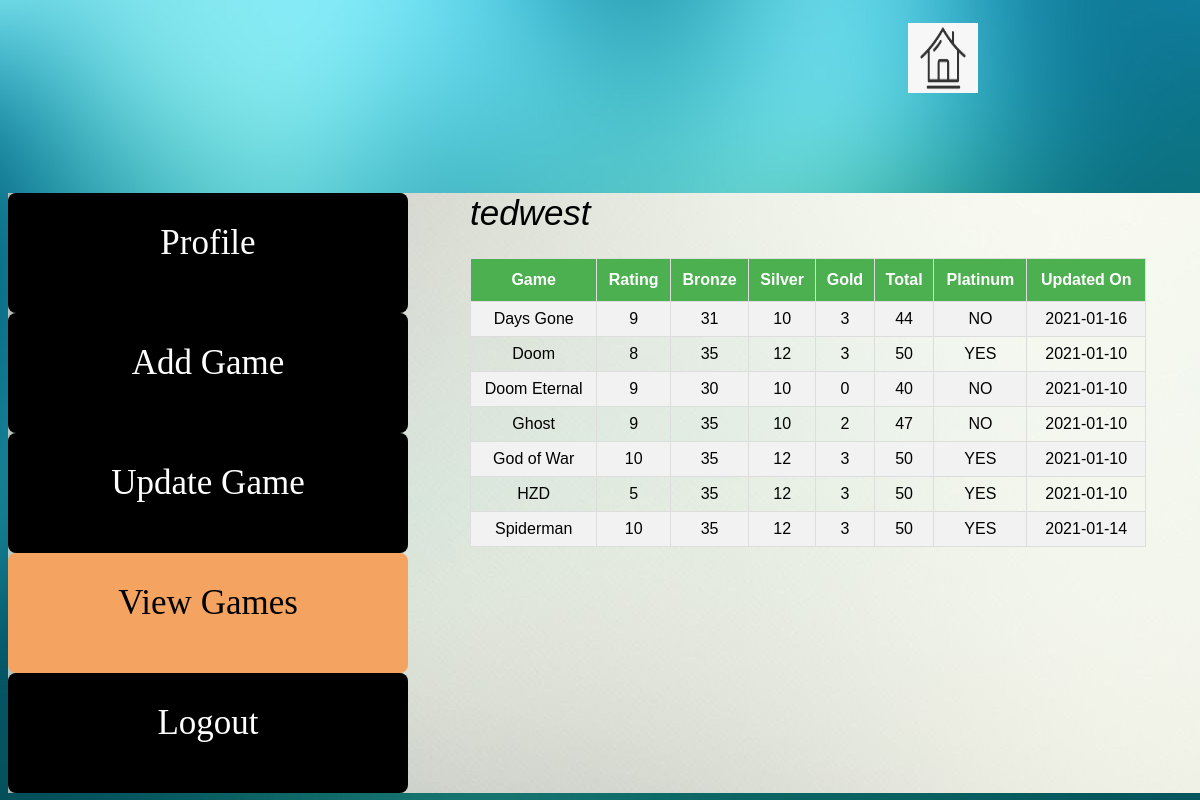
Screenshot of /lib/allgamesps.php (signed in) with the database file from the repository.
### tables this page shows
CREATE TABLE `ps` (
  `gamerid` varchar(20) NOT NULL,
  `name` varchar(30) NOT NULL,
  `bronze` int(2) UNSIGNED NOT NULL,
  `silver` int(2) UNSIGNED NOT NULL,
  `gold` int(1) UNSIGNED NOT NULL,
  `total` int(2) UNSIGNED NOT NULL,
  `platinum` varchar(3) NOT NULL,
  `updatedate` date NOT NULL,
  `rating` int(2) UNSIGNED NOT NULL
);

### lib/allgamesps.php (the view, shortened to what this page needs)
<?php
    function displaydata() {
        include('db.php');
        $gamerid = mysqli_real_escape_string($mysqli,$_SESSION['username']);
        $game_check_query = "SELECT * FROM ps WHERE gamerid='$gamerid'";
        $res = mysqli_query($mysqli,$game_check_query);
        return $res;
    }
?>
<html>
    <head>
        <link rel="stylesheet" href="../css/main.css">
    </head>
    <body>
        <header>
            <img src="../images/homebtn.png" width="70px" height="70px" onclick="location.href='./dashboardps.php'"/>
        </header>
        <div id="dashboard">
            <div id="navigationbar">
                <div id="profile">
                    <a href="./dashboardps.php"> Profile </a>
                </div>
                <div id="newgame">
                    <a href="./newgameps.php" class="active"> Add Game </a>
                </div>
                <div id="updategame">
                    <a href="./updategameps.php"> Update Game </a>
                </div>
                <div id="allgames" class="active">
                    <a href="#" class="active"> View Games </a>
                </div>
                <div id="logout">
                    <a href="./logout.php" class="logoutref"> Logout </a>
                </div>
            </div>
            <div id="contentarea">
                <?php
                    if(!isset($_SESSION['username'])) {
                        header('location: ../home.html');
                    }
                    else {
                            $res = displaydata();
                    }
                ?>
                <label id="idlabel">
                    <?php
                        echo $_SESSION['username'];
                    ?>
                </label>
                <table id="displaytable">
                    <th> Game </th>
                    <th> Rating </th>
                    <th> Bronze </th>
                    <th> Silver </th>
                    <th> Gold </th>
                    <th> Total </th>
                    <th> Platinum </th>
                    <th> Updated On </th>
                    <?php
                        while($row = mysqli_fetch_array($res)) {
                            echo "<tr><td>" . $row['name'] . "</td><td>" . $row['rating'] . "</td><td>". $row['bronze'] . "</td><td>"
                            . $row['silver'] . "</td><td>". $row['gold'] . "</td><td>". $row['total'] . "</td><td>".
                            $row['platinum'] . "</td><td>". $row['updatedate'] . "</td></tr>";
                        }
                    ?>
                </table>
            </div>
        </div>
    </body>
</html>

### css/main.css (style rules this page uses)
body { background-image: url("./../images/homedivbackground.jpg"); background-repeat: no-repeat; background-size: cover; }
header img { margin-top: 15px; margin-left: 900px; }
#dashboard { background-image: url("./../images/homedivinnerbackground.jpg"); width: 1200px; height: 600px; margin: auto; margin-top: 100px; display: grid; grid-template-areas: 'navigationbar contentarea contentarea'; }
#navigationbar { display: grid; grid-template-areas: 'profile' 'newgame' 'updategame' 'allgames' 'logout'; }
#contentarea { overflow-y: scroll; scrollbar-width: none; }
#profile { width: 400px; height: 60px; background-color: black; text-align: center; padding-top: 30px; padding-bottom: 30px; border: wheat; border-radius: 8px; }
#newgame { width: 400px; height: 60px; background-color: black; text-align: center; padding-top: 30px; padding-bottom: 30px; border: wheat; border-radius: 8px; }
#updategame { width: 400px; height: 60px; background-color: black; text-align: center; padding-top: 30px; padding-bottom: 30px; border: wheat; border-radius: 8px; }
#allgames { width: 400px; height: 60px; background-color: black; text-align: center; padding-top: 30px; padding-bottom: 30px; border: wheat; border-radius: 8px; }
#logout { width: 400px; height: 60px; background-color: black; text-align: center; padding-top: 30px; padding-bottom: 30px; border: wheat; border-radius: 8px; }
#navigationbar div.active a.active { background-color: sandybrown; color: black; }
#navigationbar div.active { background-color: sandybrown; }
a { color: white; text-decoration: none; font-size: 35px; }
#displaytable { font-family: Arial, Helvetica, sans-serif; border-collapse: collapse; width: 100%; overflow: scroll; margin-top: 25px; }
#displaytable td, #displaytable th { border: 1px solid #ddd; padding: 8px; }
#displaytable tr:nth-child(even) { background-color: #f2f2f2; text-align: center; }
#displaytable tr:nth-child(odd) { text-align: center; }
#displaytable th { padding-top: 12px; padding-bottom: 12px; text-align: center; background-color: #4CAF50; color: white; }
#idlabel { font-size: 35px; font-family: Arial, Helvetica, sans-serif; font-style: italic; }

### rows the page displays
ps: name "Days Gone", rating "9", bronze "31", silver "10", gold "3", total "44", platinum "NO", updatedate "2021-01-16"
ps: name "Doom", rating "8", bronze "35", silver "12", gold "3", total "50", platinum "YES", updatedate "2021-01-10"
ps: name "Doom Eternal", rating "9", bronze "30", silver "10", gold "0", total "40", platinum "NO", updatedate "2021-01-10"
ps: name "Ghost", rating "9", bronze "35", silver "10", gold "2", total "47", platinum "NO", updatedate "2021-01-10"
ps: name "God of War", rating "10", bronze "35", silver "12", gold "3", total "50", platinum "YES", updatedate "2021-01-10"
ps: name "HZD", rating "5", bronze "35", silver "12", gold "3", total "50", platinum "YES", updatedate "2021-01-10"
ps: name "Spiderman", rating "10", bronze "35", silver "12", gold "3", total "50", platinum "YES", updatedate "2021-01-14"

### other values shown
$_SESSION['username'] "tedwest"
